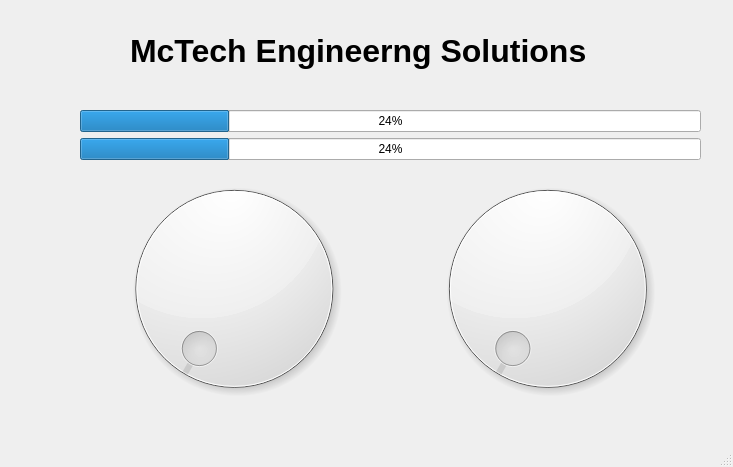
<?xml version="1.0" encoding="UTF-8"?>
<ui version="4.0">
 <class>Dashboard</class>
 <widget class="QMainWindow" name="Dashboard">
  <property name="geometry">
   <rect>
    <x>0</x>
    <y>0</y>
    <width>733</width>
    <height>467</height>
   </rect>
  </property>
  <property name="windowTitle">
   <string>MainWindow</string>
  </property>
  <widget class="QWidget" name="centralwidget">
   <widget class="QLabel" name="label">
    <property name="geometry">
     <rect>
      <x>130</x>
      <y>10</y>
      <width>461</width>
      <height>81</height>
     </rect>
    </property>
    <property name="font">
     <font>
      <pointsize>24</pointsize>
      <weight>75</weight>
      <bold>true</bold>
     </font>
    </property>
    <property name="text">
     <string>McTech Engineerng Solutions</string>
    </property>
   </widget>
   <widget class="QWidget" name="">
    <property name="geometry">
     <rect>
      <x>80</x>
      <y>110</y>
      <width>621</width>
      <height>301</height>
     </rect>
    </property>
    <layout class="QVBoxLayout" name="verticalLayout_2">
     <item>
      <layout class="QVBoxLayout" name="verticalLayout">
       <item>
        <widget class="QProgressBar" name="progressBar">
         <property name="value">
          <number>24</number>
         </property>
        </widget>
       </item>
       <item>
        <widget class="QProgressBar" name="progressBar_2">
         <property name="value">
          <number>24</number>
         </property>
        </widget>
       </item>
      </layout>
     </item>
     <item>
      <layout class="QHBoxLayout" name="horizontalLayout">
       <item>
        <widget class="QDial" name="dial"/>
       </item>
       <item>
        <widget class="QDial" name="dial_2"/>
       </item>
      </layout>
     </item>
    </layout>
   </widget>
  </widget>
  <widget class="QMenuBar" name="menubar">
   <property name="geometry">
    <rect>
     <x>0</x>
     <y>0</y>
     <width>733</width>
     <height>22</height>
    </rect>
   </property>
  </widget>
  <widget class="QStatusBar" name="statusbar"/>
 </widget>
 <resources/>
 <connections>
  <connection>
   <sender>dial_2</sender>
   <signal>valueChanged(int)</signal>
   <receiver>progressBar</receiver>
   <slot>setValue(int)</slot>
   <hints>
    <hint type="sourcelabel">
     <x>638</x>
     <y>337</y>
    </hint>
    <hint type="destinationlabel">
     <x>676</x>
     <y>169</y>
    </hint>
   </hints>
  </connection>
  <connection>
   <sender>dial</sender>
   <signal>valueChanged(int)</signal>
   <receiver>progressBar_2</receiver>
   <slot>setValue(int)</slot>
   <hints>
    <hint type="sourcelabel">
     <x>115</x>
     <y>359</y>
    </hint>
    <hint type="destinationlabel">
     <x>148</x>
     <y>229</y>
    </hint>
   </hints>
  </connection>
 </connections>
</ui>
